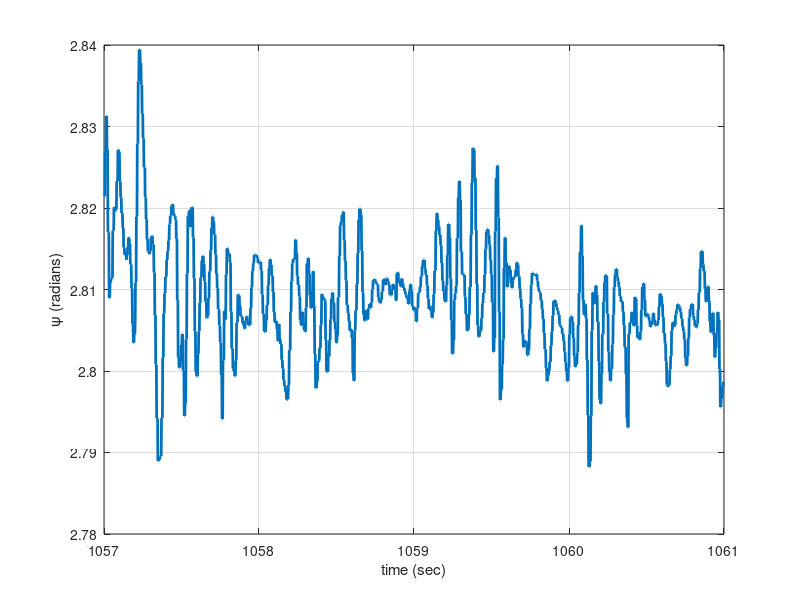
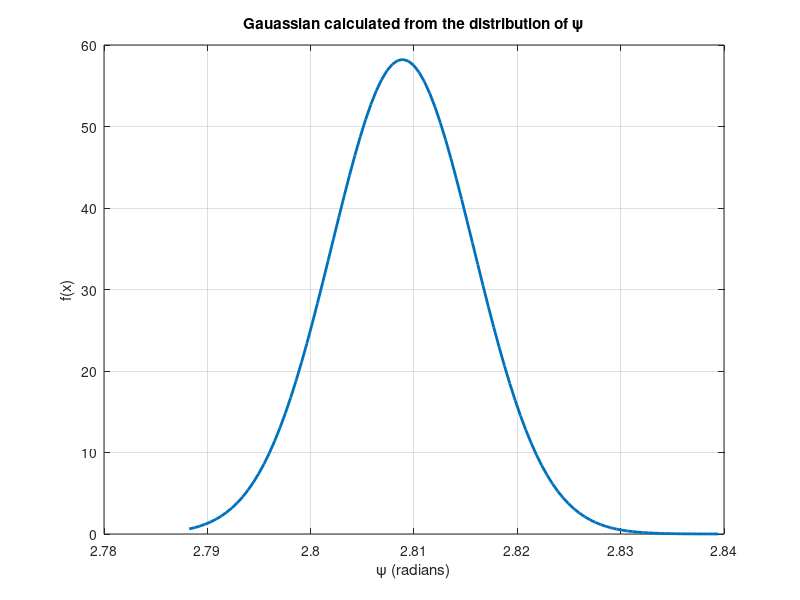
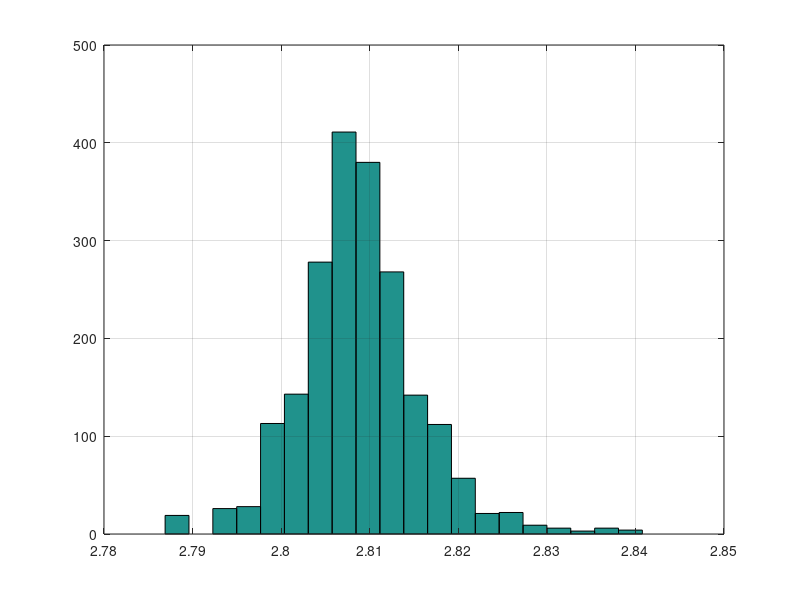
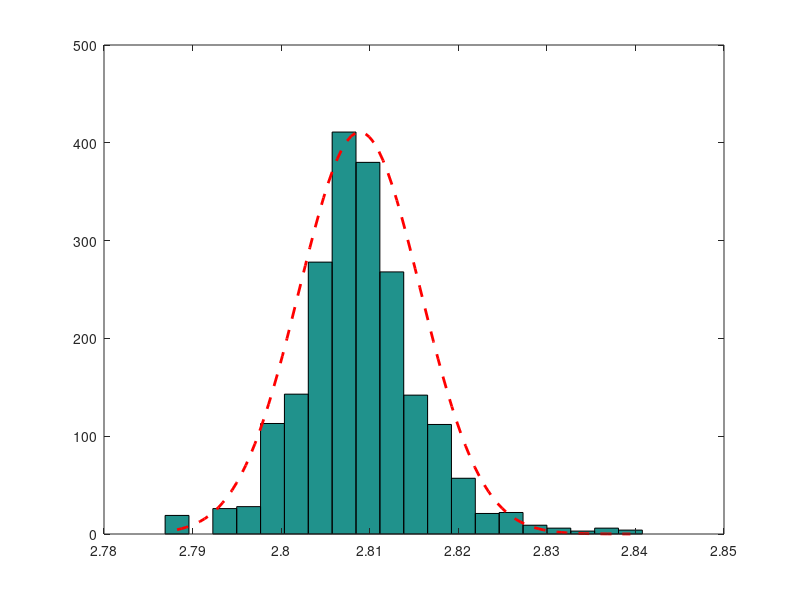

These figures' MATLAB source, in order:
clear; clc; close all;
load('HeadingData');

% Plot the data
figure
plot(t, psi, 'LineWidth', 2);
xlabel('time (sec)');
ylabel('\psi (radians)');
grid on

% Compute the mean and variance of the sigal
m = mean(psi);
sigma = sqrt(var(psi));

% Does a guassian distribution describe this signal accurate
x = linspace(min(psi), max(psi),100);
fx = ( 1/(sigma * sqrt(2*pi)) ) * exp(-0.5 * ( (x-m)/sigma ).^2);

% Plot the gaussian
figure
plot(x, fx, 'LineWidth', 2);
title('Gauassian calculated from the distribution of \psi');
xlabel('\psi (radians)');
ylabel('f(x)');
grid on;

% Verify that the integral of the Gauassian is 1
% Integrate fx by x
% trapz is integrate function
area = trapz(x, fx);

% Plot a histogram of ps
bins = linspace(min(psi), max(psi), 20);
figure
hist(psi, bins);
grid on

% Calculate a scaling factor alpha, to allow the gauassian to be overlaid
% with the histogram
[N,X] = hist(psi, bins);

alpha = max(N) / max(fx);

% Plot the gauassian and histogram
figure
hist(psi, bins);
hold on;
plot(x, alpha*fx, 'r--', 'LineWidth', 2);













